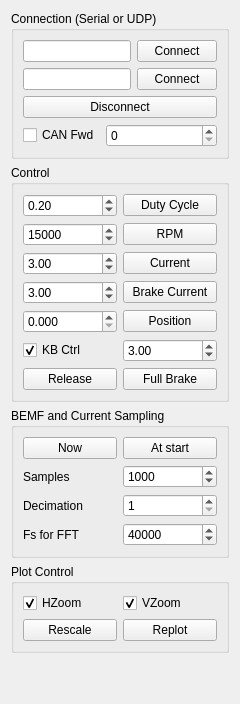
     <widget class="QWidget" name="widget2" native="true">
      <property name="sizePolicy">
       <sizepolicy hsizetype="Fixed" vsizetype="Preferred">
        <horstretch>0</horstretch>
        <verstretch>0</verstretch>
       </sizepolicy>
      </property>
      <layout class="QVBoxLayout" name="verticalLayout_2">
       <item>
        <widget class="QGroupBox" name="groupBox_3">
         <property name="title">
          <string>Connection (Serial or UDP)</string>
         </property>
         <layout class="QGridLayout" name="gridLayout_28">
          <item row="0" column="0" colspan="2">
           <widget class="QLineEdit" name="serialDeviceEdit"/>
          </item>
          <item row="0" column="2">
           <widget class="QPushButton" name="serialConnectButton">
            <property name="text">
             <string>Connect</string>
            </property>
           </widget>
          </item>
          <item row="1" column="0" colspan="2">
           <widget class="QLineEdit" name="udpIpEdit"/>
          </item>
          <item row="1" column="2">
           <widget class="QPushButton" name="udpConnectButton">
            <property name="text">
             <string>Connect</string>
            </property>
           </widget>
          </item>
          <item row="2" column="0" colspan="3">
           <widget class="QPushButton" name="disconnectButton">
            <property name="text">
             <string>Disconnect</string>
            </property>
           </widget>
          </item>
          <item row="3" column="0">
           <widget class="QCheckBox" name="canFwdBox">
            <property name="text">
             <string>CAN Fwd</string>
            </property>
           </widget>
          </item>
          <item row="3" column="1" colspan="2">
           <widget class="QSpinBox" name="canIdBox"/>
          </item>
         </layout>
        </widget>
       </item>
       <item>
        <widget class="QGroupBox" name="groupBox_2">
         <property name="title">
          <string>Control</string>
         </property>
         <layout class="QGridLayout" name="gridLayout_2">
          <item row="0" column="0">
           <widget class="QDoubleSpinBox" name="dutyBox">
            <property name="minimum">
             <double>-1.000000000000000</double>
            </property>
            <property name="maximum">
             <double>1.000000000000000</double>
            </property>
            <property name="singleStep">
             <double>0.010000000000000</double>
            </property>
            <property name="value">
             <double>0.200000000000000</double>
            </property>
           </widget>
          </item>
          <item row="0" column="1">
           <widget class="QPushButton" name="dutyButton">
            <property name="text">
             <string>Duty Cycle</string>
            </property>
           </widget>
          </item>
          <item row="1" column="0">
           <widget class="QSpinBox" name="rpmBox">
            <property name="minimum">
             <number>-100000</number>
            </property>
            <property name="maximum">
             <number>100000</number>
            </property>
            <property name="singleStep">
             <number>1000</number>
            </property>
            <property name="value">
             <number>15000</number>
            </property>
           </widget>
          </item>
          <item row="1" column="1">
           <widget class="QPushButton" name="rpmButton">
            <property name="text">
             <string>RPM</string>
            </property>
           </widget>
          </item>
          <item row="2" column="0">
           <widget class="QDoubleSpinBox" name="currentBox">
            <property name="minimum">
             <double>-200.000000000000000</double>
            </property>
            <property name="maximum">
             <double>200.000000000000000</double>
            </property>
            <property name="singleStep">
             <double>0.500000000000000</double>
            </property>
            <property name="value">
             <double>3.000000000000000</double>
            </property>
           </widget>
          </item>
          <item row="2" column="1">
           <widget class="QPushButton" name="currentButton">
            <property name="text">
             <string>Current</string>
            </property>
           </widget>
          </item>
          <item row="3" column="0">
           <widget class="QDoubleSpinBox" name="currentBrakeBox">
            <property name="minimum">
             <double>0.000000000000000</double>
            </property>
            <property name="maximum">
             <double>200.000000000000000</double>
            </property>
            <property name="singleStep">
             <double>0.500000000000000</double>
            </property>
            <property name="value">
             <double>3.000000000000000</double>
            </property>
           </widget>
          </item>
          <item row="3" column="1">
           <widget class="QPushButton" name="currentBrakeButton">
            <property name="text">
             <string>Brake Current</string>
            </property>
           </widget>
          </item>
          <item row="4" column="0">
           <widget class="QDoubleSpinBox" name="posCtrlBox">
            <property name="decimals">
             <number>3</number>
            </property>
            <property name="maximum">
             <double>360.000000000000000</double>
            </property>
           </widget>
          </item>
          <item row="4" column="1">
           <widget class="QPushButton" name="posCtrlButton">
            <property name="text">
             <string>Position</string>
            </property>
           </widget>
          </item>
          <item row="5" column="0">
           <widget class="QCheckBox" name="overrideKbBox">
            <property name="text">
             <string>KB Ctrl</string>
            </property>
            <property name="checked">
             <bool>true</bool>
            </property>
           </widget>
          </item>
          <item row="5" column="1">
           <widget class="QDoubleSpinBox" name="arrowCurrentBox">
            <property name="maximum">
             <double>200.000000000000000</double>
            </property>
            <property name="singleStep">
             <double>0.500000000000000</double>
            </property>
            <property name="value">
             <double>3.000000000000000</double>
            </property>
           </widget>
          </item>
          <item row="6" column="0">
           <widget class="QPushButton" name="offButton">
            <property name="text">
             <string>Release</string>
            </property>
           </widget>
          </item>
          <item row="6" column="1">
           <widget class="QPushButton" name="offBrakeButton">
            <property name="text">
             <string>Full Brake</string>
            </property>
           </widget>
          </item>
         </layout>
        </widget>
       </item>
       <item>
        <widget class="QGroupBox" name="groupBox">
         <property name="title">
          <string>BEMF and Current Sampling</string>
         </property>
         <layout class="QVBoxLayout" name="verticalLayout">
          <item>
           <layout class="QGridLayout" name="gridLayout">
            <item row="1" column="0">
             <widget class="QLabel" name="label">
              <property name="text">
               <string>Samples</string>
              </property>
             </widget>
            </item>
            <item row="2" column="0">
             <widget class="QLabel" name="label_2">
              <property name="text">
               <string>Decimation</string>
              </property>
             </widget>
            </item>
            <item row="1" column="1">
             <widget class="QSpinBox" name="sampleNumBox">
              <property name="minimum">
               <number>10</number>
              </property>
              <property name="maximum">
               <number>2000</number>
              </property>
              <property name="singleStep">
               <number>100</number>
              </property>
              <property name="value">
               <number>1000</number>
              </property>
             </widget>
            </item>
            <item row="3" column="1">
             <widget class="QSpinBox" name="sampleFreqBox">
              <property name="minimum">
               <number>1</number>
              </property>
              <property name="maximum">
               <number>200000</number>
              </property>
              <property name="singleStep">
               <number>1000</number>
              </property>
              <property name="value">
               <number>40000</number>
              </property>
             </widget>
            </item>
            <item row="2" column="1">
             <widget class="QSpinBox" name="sampleIntBox">
              <property name="minimum">
               <number>1</number>
              </property>
             </widget>
            </item>
            <item row="3" column="0">
             <widget class="QLabel" name="label_5">
              <property name="text">
               <string>Fs for FFT</string>
              </property>
             </widget>
            </item>
            <item row="0" column="0">
             <widget class="QPushButton" name="getDataButton">
              <property name="text">
               <string>Now</string>
              </property>
             </widget>
            </item>
            <item row="0" column="1">
             <widget class="QPushButton" name="getDataStartButton">
              <property name="text">
               <string>At start</string>
              </property>
             </widget>
            </item>
           </layout>
          </item>
         </layout>
        </widget>
       </item>
       <item>
        <widget class="QGroupBox" name="groupBox_5">
         <property name="title">
          <string>Plot Control</string>
         </property>
         <layout class="QGridLayout" name="gridLayout_27">
          <item row="0" column="0">
           <widget class="QCheckBox" name="horizontalZoomBox">
            <property name="text">
             <string>HZoom</string>
            </property>
            <property name="checkable">
             <bool>true</bool>
            </property>
            <property name="checked">
             <bool>true</bool>
            </property>
           </widget>
          </item>
          <item row="0" column="1">
           <widget class="QCheckBox" name="verticalZoomBox">
            <property name="text">
             <string>VZoom</string>
            </property>
            <property name="checked">
             <bool>true</bool>
            </property>
           </widget>
          </item>
          <item row="1" column="0">
           <widget class="QPushButton" name="rescaleButton">
            <property name="text">
             <string>Rescale</string>
            </property>
           </widget>
          </item>
          <item row="1" column="1">
           <widget class="QPushButton" name="replotButton">
            <property name="text">
             <string>Replot</string>
            </property>
           </widget>
          </item>
         </layout>
        </widget>
       </item>
       <item>
        <spacer name="verticalSpacer">
         <property name="orientation">
          <enum>Qt::Vertical</enum>
         </property>
         <property name="sizeHint" stdset="0">
          <size>
           <width>20</width>
           <height>40</height>
          </size>
         </property>
        </spacer>
       </item>
      </layout>
     </widget>
